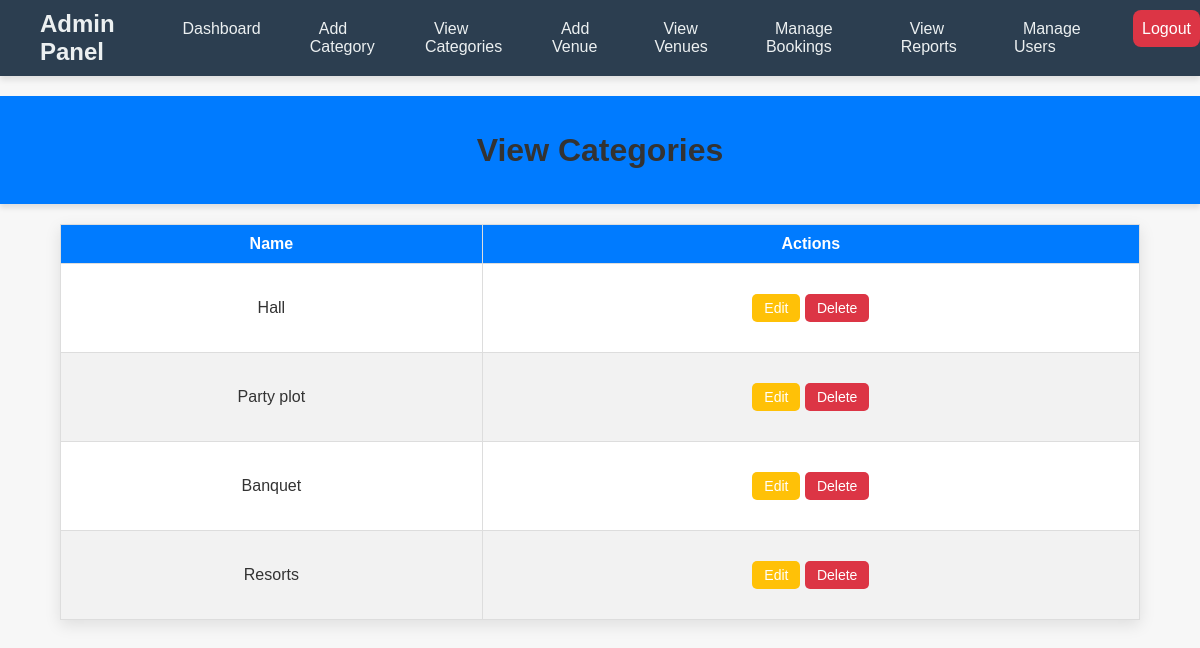
Page /admin/view_category.php (signed in) on the committed database.
### tables this page shows
CREATE TABLE IF NOT EXISTS `categories` (
  `category_id` int(11) NOT NULL AUTO_INCREMENT,
  `name` varchar(100) DEFAULT NULL,
  PRIMARY KEY (`category_id`)
);

### admin/view_category.php (the view, shortened to what this page needs)
<?php
include 'admin_navbar.php';
include '../includes/config.php';
$sql = "SELECT * FROM categories";
$result = $conn->query($sql);
?>
<!DOCTYPE html>
<html lang="en">
<head>
    <link rel="stylesheet" href="../css/style.css">
</head>
<body>
<header>
    <h1>View Categories</h1>
</header>
<table>
    <thead>
        <tr>
            <th>Name</th>
            <th>Actions</th>
        </tr>
    </thead>
    <tbody>
        <?php while ($row = $result->fetch_assoc()) { ?>
        <tr>
            <td><?php echo $row['name']; ?></td>
            <td>
                <a href="edit_category.php?id=<?php echo $row['category_id']; ?>" class="btn btn-warning">Edit</a>
                <a href="delete_category.php?id=<?php echo $row['category_id']; ?>" class="btn btn-danger" onclick="return confirm('Are you sure?')">Delete</a>
            </td>
        </tr>
        <?php } ?>
    </tbody>
</table>
</body>
</html>

### css/style.css (style rules this page uses)
body { font-family: 'Arial', sans-serif; margin: 0; padding: 0; background-color: #f9f9f9; color: #333; }
h1, h2, h3 { text-align: center; color: #333; margin-bottom: 20px; }
header { background-color: #007bff; color: white; padding: 5px; text-align: center; box-shadow: 0px 4px 5px rgba(0, 0, 0, 0.1); }
table { width: 90%; margin: 20px auto; border-collapse: collapse; box-shadow: 0 5px 15px rgba(0,0,0,0.1); background-color: #fff; }
table, th, td { border: 1px solid #ddd; }
th, td { padding: 10px; text-align: center; }
th { background-color: #007bff; color: white; }
tr:nth-child(even) { background-color: #f2f2f2; }
.btn-danger { background-color: #dc3545; color: white; padding: 10px 20px; border: none; border-radius: 5px; cursor: pointer; }
header { text-align: center; margin: 20px 0; }
.btn { display: inline-block; background-color: #3498db; color: white; padding: 10px 20px; text-decoration: none; border-radius: 5px; margin: 20px 0; }
body { font-family: 'Arial', sans-serif; background-color: #f7f7f7; margin: 0; padding: 0; }
h1 { color: #333; text-align: center; margin-bottom: 20px; }
.btn { padding: 6px 12px; border-radius: 5px; color: #fff; text-decoration: none; font-size: 14px; }
.btn-warning { background-color: #ffc107; border: none; }
.btn-danger { background-color: #dc3545; border: none; }
header { background-color: #007bff; color: white; padding: 15px 0; text-align: center; }

### rows in the picture
categories: name "Hall"
categories: name "Party plot"
categories: name "Banquet"
categories: name "Resorts"
